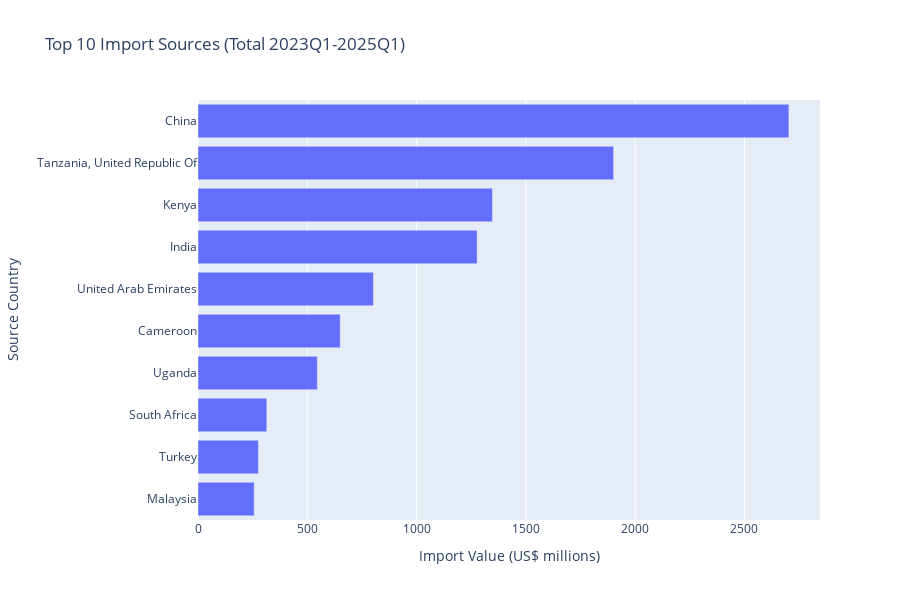

Here is the notebook cell this chart was saved with:
### Code cell
# Top import sources analysis
if not import_countries_df.empty:
    # Calculate total imports by country
    top_sources = import_countries_df.groupby('country')['import_value'].sum().reset_index()
    top_sources = top_sources.nlargest(10, 'import_value').sort_values('import_value', ascending=True)
    
    # Create horizontal bar chart
    fig = px.bar(
        top_sources,
        x='import_value',
        y='country',
        orientation='h',
        title='Top 10 Import Sources (Total 2023Q1-2025Q1)',
        labels={'import_value': 'Import Value (US$ millions)', 'country': 'Source Country'}
    )
    
    fig.update_layout(
        height=600,
        showlegend=False,
        margin=dict(l=150)
    )
    
    fig.show()
    
    print("📦 Top Import Sources:")
    for _, row in top_sources.iterrows():
        print(f"   {row['country']}: ${row['import_value']:,.2f} million")

### Figure 1 — Plotly figure (JSON) as saved in the notebook; plotly's stock layout.template omitted (floating-point values rounded to 4 significant figures)
{"data": [{"alignmentgroup": "True", "hovertemplate": "Import Value (US$ millions)=%{x}<br>Source Country=%{y}<extra></extra>", "legendgroup": "", "marker": {"color": "#636efa", "pattern": {"shape": ""}}, "name": "", "offsetgroup": "", "orientation": "h", "showlegend": false, "textposition": "auto", "type": "bar", "x": [256.9, 276.3, 314.8, 546.0, 650.6, 802.3, 1277.0, 1347.0, 1901.0, 2703.0], "xaxis": "x", "y": ["Malaysia", "Turkey", "South Africa", "Uganda", "Cameroon", "United Arab Emirates", "India", "Kenya", "Tanzania, United Republic Of", "China"], "yaxis": "y"}], "layout": {"barmode": "relative", "height": 600, "legend": {"tracegroupgap": 0}, "margin": {"l": 150}, "showlegend": false, "title": {"text": "Top 10 Import Sources (Total 2023Q1-2025Q1)"}, "xaxis": {"anchor": "y", "domain": [0, 1], "title": {"text": "Import Value (US$ millions)"}}, "yaxis": {"anchor": "x", "domain": [0, 1], "title": {"text": "Source Country"}}}}
